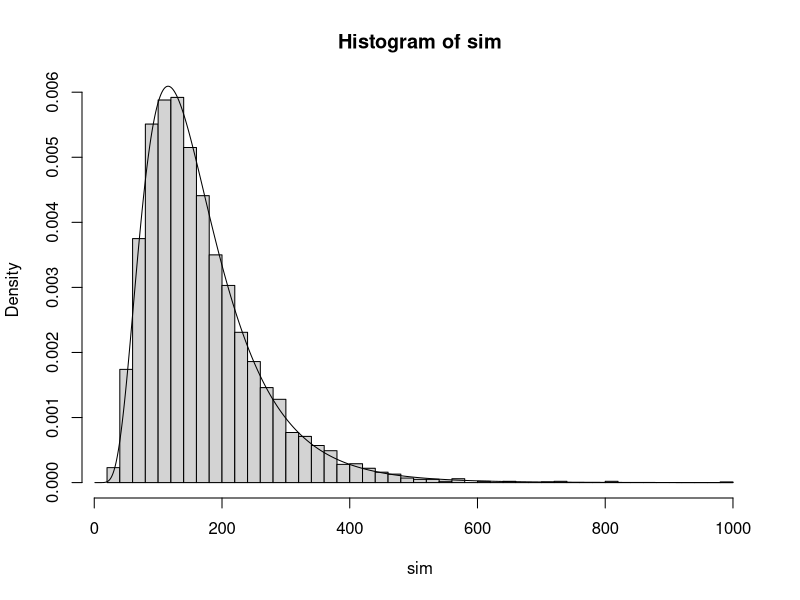

This chart was generated by the following R code:
sim <- exp(rnorm(5000,5,0.5))
f <- function(y,mu,sigma)
1/(y*sqrt(2*pi*sigma^2))*exp(-((log(y)-mu)^2)/(2*sigma^2))
yval <- seq(0,1000,1)
fval <- f(yval,5,0.5)
pdf("graphs/simulation_1.pdf")
hist(sim,prob=T,nclass=50)
lines(yval,fval)
dev.off()
results <- c(mean(sim),var(sim),sd(sim))
